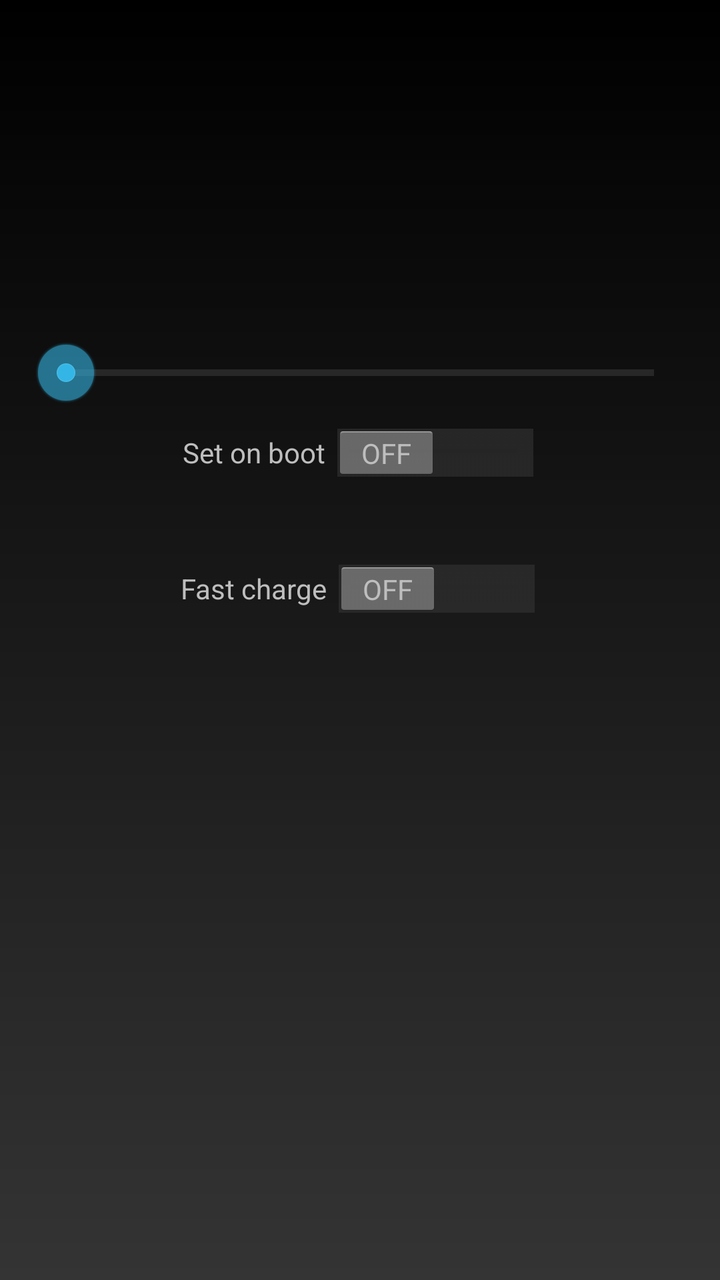
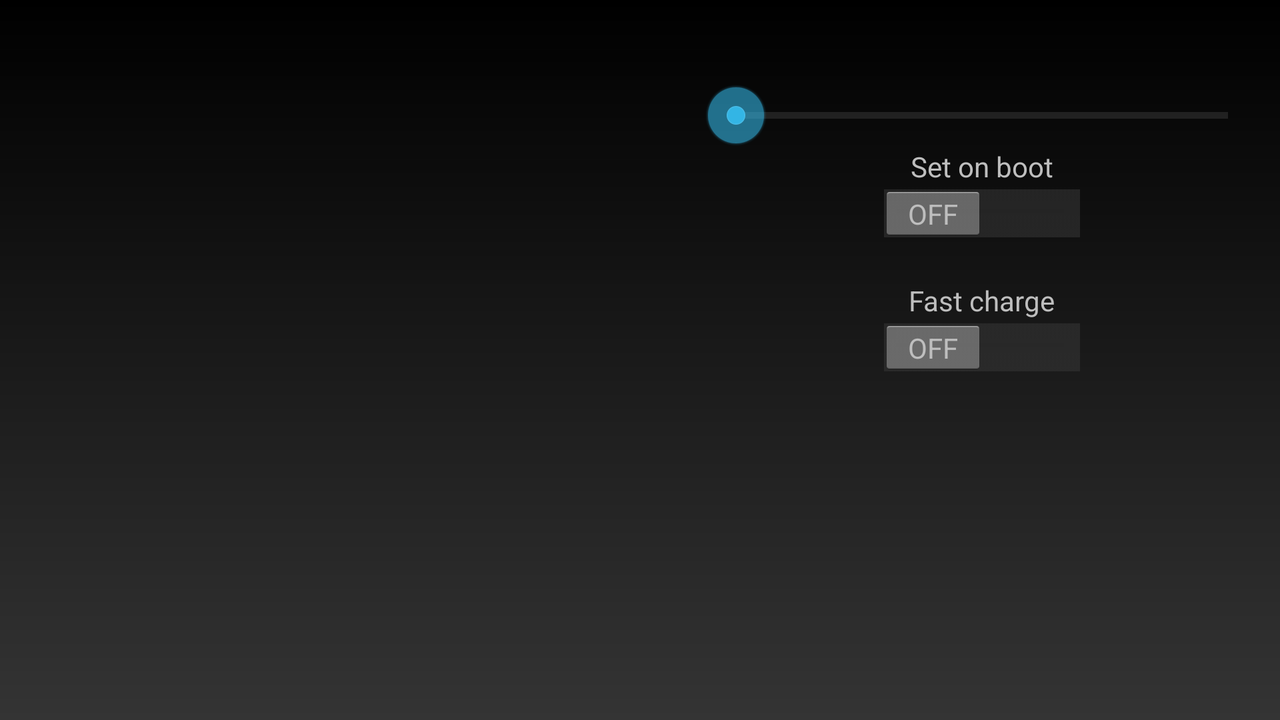

An Android layout and its configuration variant, each rendered on a device that would load it. The default file and the variant file are quoted in full after the pictures.
<!-- AndroidManifest.xml: application theme Theme_Dark -->
<!-- res/layout/battery_info.xml -->
<?xml version="1.0" encoding="utf-8"?>
<ScrollView xmlns:android="http://schemas.android.com/apk/res/android"
    android:layout_width="fill_parent"
    android:layout_height="fill_parent"
    android:fillViewport="true">
<RelativeLayout
  android:id="@+id/parentview"
              android:orientation="vertical"
              android:gravity="center_horizontal"
              android:layout_width="match_parent"
              android:layout_height="wrap_content">
    <LinearLayout
        android:id="@+id/batt_val"
        android:layout_width="fill_parent"
        android:layout_height="wrap_content"
        android:layout_marginTop="20dp"
        android:orientation="vertical"
        android:layout_alignParentTop="true"
        android:layout_marginBottom="40dp"
        android:gravity="center_horizontal">

        <ImageView
            android:layout_width="wrap_content"
            android:layout_height="wrap_content"
            android:id="@+id/batt_icon"
            android:src="@drawable/battery_1"
            android:layout_marginBottom="6dp" />

        <TextView
                android:id="@+id/batt_volt"
                android:layout_width="wrap_content"
                android:layout_height="wrap_content"
                android:textSize="46sp"
            android:visibility="gone"
            android:layout_marginBottom="6dip"
            android:padding="6dp" />
        <TextView
                android:id="@+id/batt_percent"
                android:layout_width="wrap_content"
                android:layout_height="wrap_content"
                android:textSize="40sp" />
        <TextView
                android:id="@+id/batt_status"
                android:layout_width="wrap_content"
                android:layout_height="wrap_content"
                android:textSize="22sp" />
</LinearLayout>
    <LinearLayout
            android:id="@+id/wlayout"
            android:layout_width="fill_parent"
            android:layout_height="wrap_content"
        android:orientation="vertical"
        android:gravity="center_horizontal"
        android:layout_below="@+id/batt_val">

  <LinearLayout android:id="@+id/blx_layout"
            android:layout_width="match_parent"
            android:layout_height="wrap_content"
      android:orientation="vertical"
            android:gravity="center_horizontal">

          <TextView
                    android:id="@+id/blx_val"
                    android:layout_width="wrap_content"
                    android:layout_height="wrap_content"
                    android:textSize="16sp"/>

        <SeekBar
                android:id="@+id/blx_slider"
                style="?android:attr/progressBarStyleHorizontal"
                android:layout_width="match_parent"
                android:layout_height="wrap_content"
                android:layout_marginLeft="17dp"
                android:layout_marginRight="17dp"/>

      <LinearLayout
             android:layout_width="wrap_content"
             android:layout_height="wrap_content"
             android:orientation="horizontal"
             android:gravity="center_vertical"
          android:layout_marginTop="10dip">

         <TextView
                 android:layout_width="wrap_content"
                 android:layout_height="wrap_content"
                 android:layout_marginRight="4dip"
                 android:text="@string/sob"
                 android:textSize="14sp"/>

         <Switch
                 android:id="@+id/blx_sob"
                 android:layout_width="wrap_content"
                 android:layout_height="wrap_content"/>
     </LinearLayout>
  </LinearLayout>

    <LinearLayout
            android:id="@+id/fastcharge_layout"
            android:layout_width="wrap_content"
            android:layout_height="wrap_content"
        android:orientation="horizontal"
            android:gravity="center_vertical"
        android:layout_marginTop="40dp">

        <TextView
                android:layout_width="wrap_content"
                android:layout_height="wrap_content"
                android:layout_marginRight="4dip"
                android:text="@string/ps_fast_charge_boot"
                android:textSize="14sp"/>

        <Switch
                android:id="@+id/fastcharge_sob"
                android:layout_width="wrap_content"
                android:layout_height="wrap_content"/>
    </LinearLayout>
    </LinearLayout>
</RelativeLayout>

</ScrollView>
<!-- resources referenced by this layout -->
<resources>
  <string name="ps_fast_charge_boot">Fast charge</string>
  <string name="sob">Set on boot</string>
  <style name="Theme_Dark" parent="android:Theme.Holo">
          <item name="android:listSeparatorTextViewStyle">@style/pc_pref_cat</item>
          <item name="android:actionBarStyle">@style/action_bar_style</item>
          <item name="android:actionOverflowButtonStyle">@style/menu_overflow</item>
          <item name="android:windowBackground">@drawable/background_holo_dark</item>
      </style>
  <style name="pc_pref_cat">
          <item name="android:background">@color/pc_gray</item>
          <item name="android:layout_width">match_parent</item>
          <item name="android:layout_height">wrap_content</item>
          <item name="android:padding">2dp</item>
          <item name="android:textAllCaps">true</item>
          <item name="android:textSize">14sp</item>
          <item name="android:textColor">@android:color/white</item>
          <item name="android:gravity">center_vertical</item>
          <item name="android:paddingLeft">6dip</item>
      </style>
  <style name="action_bar_style" parent="android:style/Widget.Holo.ActionBar">
          <item name="android:titleTextStyle">@style/myActionBarTitleTextStyle</item>
          <item name="android:background">@color/pc_gray</item>
  
      </style>
  <style name="menu_overflow" parent="android:style/Widget.Holo.ActionButton.Overflow">
          <item name="android:src">@drawable/ic_menu_overflow</item>
      </style>
  <!-- drawable background_holo_dark (drawable) -->
  <?xml version="1.0" encoding="utf-8"?>
  <shape xmlns:android="http://schemas.android.com/apk/res/android">
      <gradient
          android:startColor="#ff000000"
          android:endColor="#ff343434"
          android:angle="270"/>
  </shape>
  <color name="pc_gray">#ff333333</color>
  <style name="myActionBarTitleTextStyle" parent="android:style/TextAppearance.Holo.Widget.ActionBar.Title">
          <item name="android:textColor">@color/pc_white</item>
      </style>
  <color name="pc_white">#ffffffff</color>
</resources>
<!-- res/layout-land/battery_info.xml (the author's variant of the layout above) -->
<!-- drawn on the phone turned sideways -->
<?xml version="1.0" encoding="utf-8"?>
<ScrollView xmlns:android="http://schemas.android.com/apk/res/android"
    android:layout_width="fill_parent"
    android:layout_height="fill_parent"
    android:fillViewport="true">
    <LinearLayout
            android:layout_width="match_parent"
            android:layout_height="wrap_content"
            android:layout_gravity="center_vertical"
            android:orientation="horizontal"
    android:weightSum="100"
        android:paddingTop="20dip"
        android:baselineAligned="false">

        <LinearLayout
            android:id="@+id/batt_val"
                android:layout_width="0dp"
                android:layout_height="match_parent"
            android:gravity="center_horizontal"
            android:orientation="vertical"
            android:layout_weight="55">

            <ImageView
                android:layout_width="wrap_content"
                android:layout_height="wrap_content"
                android:id="@+id/batt_icon"
                android:src="@drawable/battery_1"
                android:layout_marginBottom="6dp" />

            <TextView
                    android:id="@+id/batt_volt"
                    android:layout_width="wrap_content"
                    android:layout_height="wrap_content"
                    android:textSize="46sp"
                android:layout_marginBottom="6dip"
                android:padding="6dp"
                android:visibility="gone" />
            <TextView
                    android:id="@+id/batt_percent"
                    android:layout_width="wrap_content"
                    android:layout_height="wrap_content"
                    android:textSize="30sp"
                    android:layout_marginTop="5dp"/>
            <TextView
                    android:id="@+id/batt_status"
                    android:layout_width="wrap_content"
                    android:layout_height="wrap_content"
                    android:textSize="22sp"
                    android:layout_marginTop="10dp"/>

        </LinearLayout>

        <LinearLayout
                android:id="@+id/wlayout"
                android:layout_width="0dp"
                android:layout_height="match_parent"
            android:orientation="vertical"
            android:gravity="center_horizontal"
            android:layout_weight="45"
            android:paddingRight="10dp">


            <LinearLayout
                    android:id="@+id/blx_layout"
                    android:layout_width="match_parent"
                    android:orientation="vertical"
                    android:gravity="center_horizontal"
                android:layout_height="wrap_content">

                    <TextView
                            android:id="@+id/blx_val"
                            android:layout_width="wrap_content"
                            android:layout_height="wrap_content"
                            android:textSize="16sp"/>

                <SeekBar
                        android:id="@+id/blx_slider"
                        style="?android:attr/progressBarStyleHorizontal"
                        android:layout_width="match_parent"
                        android:layout_height="wrap_content" />

                <LinearLayout
                        android:layout_width="wrap_content"
                        android:layout_height="wrap_content"
                        android:orientation="vertical"
                    android:gravity="center_horizontal">

                    <TextView
                            android:layout_width="wrap_content"
                            android:layout_height="wrap_content"
                        android:text="@string/sob"
                            android:textSize="14sp" />

                    <Switch
                            android:id="@+id/blx_sob"
                            android:layout_width="wrap_content"
                            android:layout_height="wrap_content"/>
                </LinearLayout>
            </LinearLayout>

            <LinearLayout
                    android:id="@+id/fastcharge_layout"
                    android:layout_width="wrap_content"
                    android:layout_height="wrap_content"
                    android:orientation="vertical"
                android:layout_marginTop="20dip"
                android:gravity="center_horizontal">

                <TextView
                        android:layout_width="wrap_content"
                        android:layout_height="wrap_content"
                    android:text="@string/ps_fast_charge_boot"
                        android:textSize="14sp"/>

                <Switch
                        android:id="@+id/fastcharge_sob"
                        android:layout_width="wrap_content"
                        android:layout_height="wrap_content"/>
            </LinearLayout>

        </LinearLayout>
    </LinearLayout>

</ScrollView>
